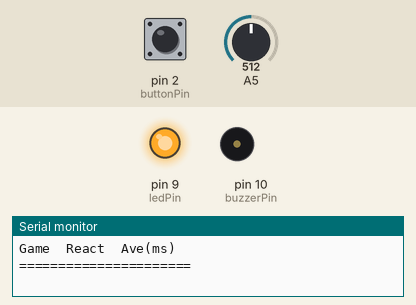
Simulated run of this sketch. Board: Arduino Uno, built with avr-gcc and run on an emulated ATmega328P. On the bench: output pins drawn as LEDs (lit = HIGH), buzzer (waves = sounding, pin HIGH), the last lines printed to the serial monitor. Dashed ring = blinking. The test bench sets the inputs (shaded band); at power-on: pin 2 (buttonPin) HIGH, A5 = 512. Random numbers use the default seed unless the sketch sets one.

Above: at 3.9 s.
4.0 s: pin 2 (buttonPin) pulled LOW for 0.15 s
At 4.25 s:
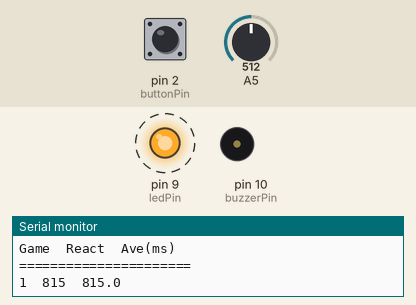
At 5.3 s:
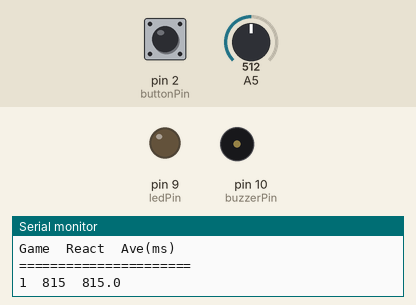
7.0 s: pin 2 (buttonPin) pulled LOW for 3.2 s
11.7 s: pin 2 (buttonPin) pulled LOW for 1 s
Timing chart, 0 to 17.6 s (numbered marks = the images above; inputs shaded):
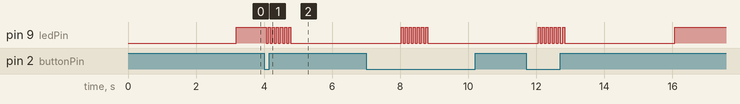

The sketch:

ReactionTimer.ino
```cpp
/*
 * Reaction Timer
 * Written by: B. Huang, Feb. 20, 2014
 *
 * Hardware connections:
 * LED: Pin 9 & GND
 * Button: Pins 2 & 3 --> Pin 2 (Input) & Pin 3 (GND)
 *
 * Upload this example, open up the serial monitor - set to 9600 bps.
 * Push the button as soon as the light turn on.
 */

int ledPin = 9;
int buttonPin = 2;
int buttonGND = 3;      // Wiring trick -- use the I/O pin #3 as GND.
int buzzerPin =  10;    // Optional: Add a buzzer for sound as well as light -- use tone() command.

int gamesPlayed = 1;    // Contains the total number of games played for the life of the device
int totalTime = 0;      // stores total time -- used for calculating average

unsigned long waitTime;  // Random "waiting" time before turning on the light
unsigned long zeroTime;  // Zero reference time
unsigned long reactTime; // Reaction Time


void setup()
{
  Serial.begin(9600);

  pinMode(ledPin, OUTPUT);
  pinMode(buttonPin, INPUT_PULLUP); // Sets the pull-up resistor for the button
  pinMode(buttonGND, OUTPUT);
  digitalWrite(buttonGND, LOW); // sets pin LOW (GND)
  pinMode(buzzerPin, OUTPUT);

  Serial.print("Game");
  Serial.print("\t");
  Serial.print("React");
  Serial.print("\t");
  Serial.print("Ave(ms)");
  Serial.println();
  Serial.print("======================");
  Serial.println();

}

void loop()
{
  randomSeed(analogRead(A5));    // Get noise to seed the random number generator
                                 // Use an un-used pin for the random noise.
  waitTime = random(2000, 3500); // randomTime from 2 to 3.5 seconds
  delay(waitTime);               // delay randomTime
  digitalWrite(ledPin, HIGH);    // turn on LED!
  zeroTime = millis();           // set zeroTime reference

  while(digitalRead(buttonPin) == HIGH)  // holding loop until button is pressed.
  {
  }

  reactTime = millis() - zeroTime; // calculation of reaction time
  totalTime = totalTime + reactTime;
  digitalWrite(ledPin, LOW);    // turn off LED!

// Display information to Serial Monitor //
  Serial.print(gamesPlayed);
  Serial.print("\t");
  Serial.print(reactTime);
  Serial.print("\t");
  Serial.print((float) totalTime / gamesPlayed, 1);
  Serial.println();

  fastBlink();  // feedback to show that you did something!
  gamesPlayed++;  // increment the game counter;
}

// Quickly blinks to button indicating the end of a game
void fastBlink()
{
  for(int x = 0 ; x < 7 ; x++)
  {
    digitalWrite(ledPin, HIGH);
    delay(60);
    digitalWrite(ledPin, LOW);
    delay(60);
  }
}
```

Measured:
- after the input at 4.0 s, pin 9 (ledPin): alternates HIGH for 0.06 s and LOW for 0.06 s, 13 changes in all, then stays LOW, starting after 0.06 s
